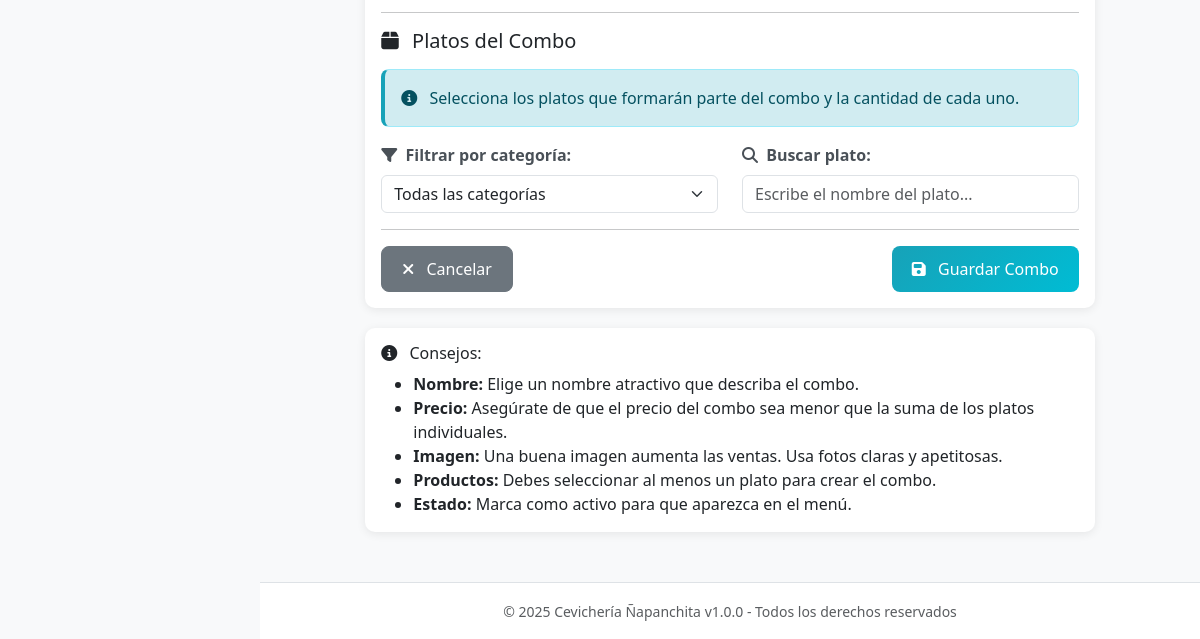
The app's page /index.php?action=combos_crear (signed in, lower part), older data.
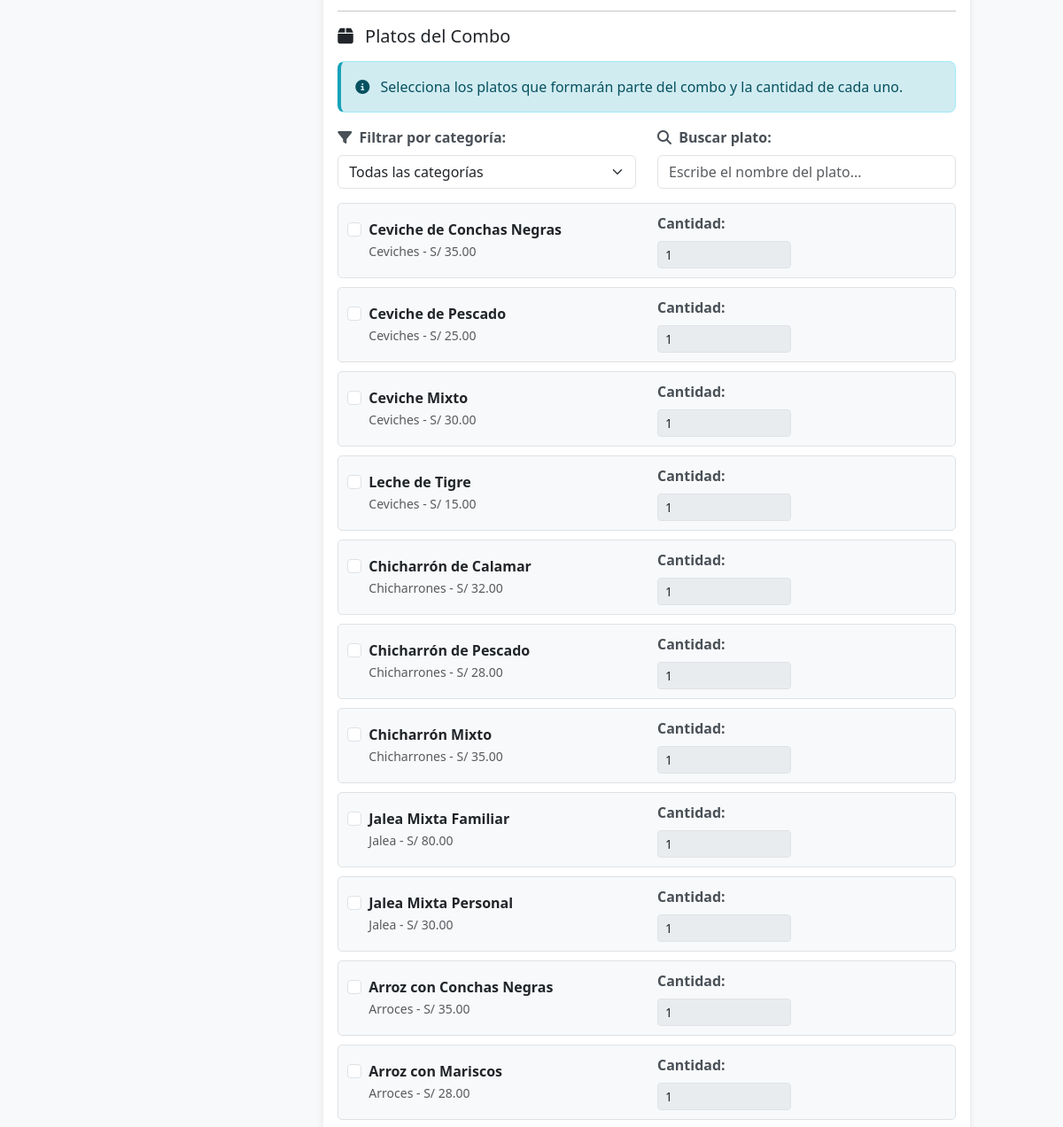
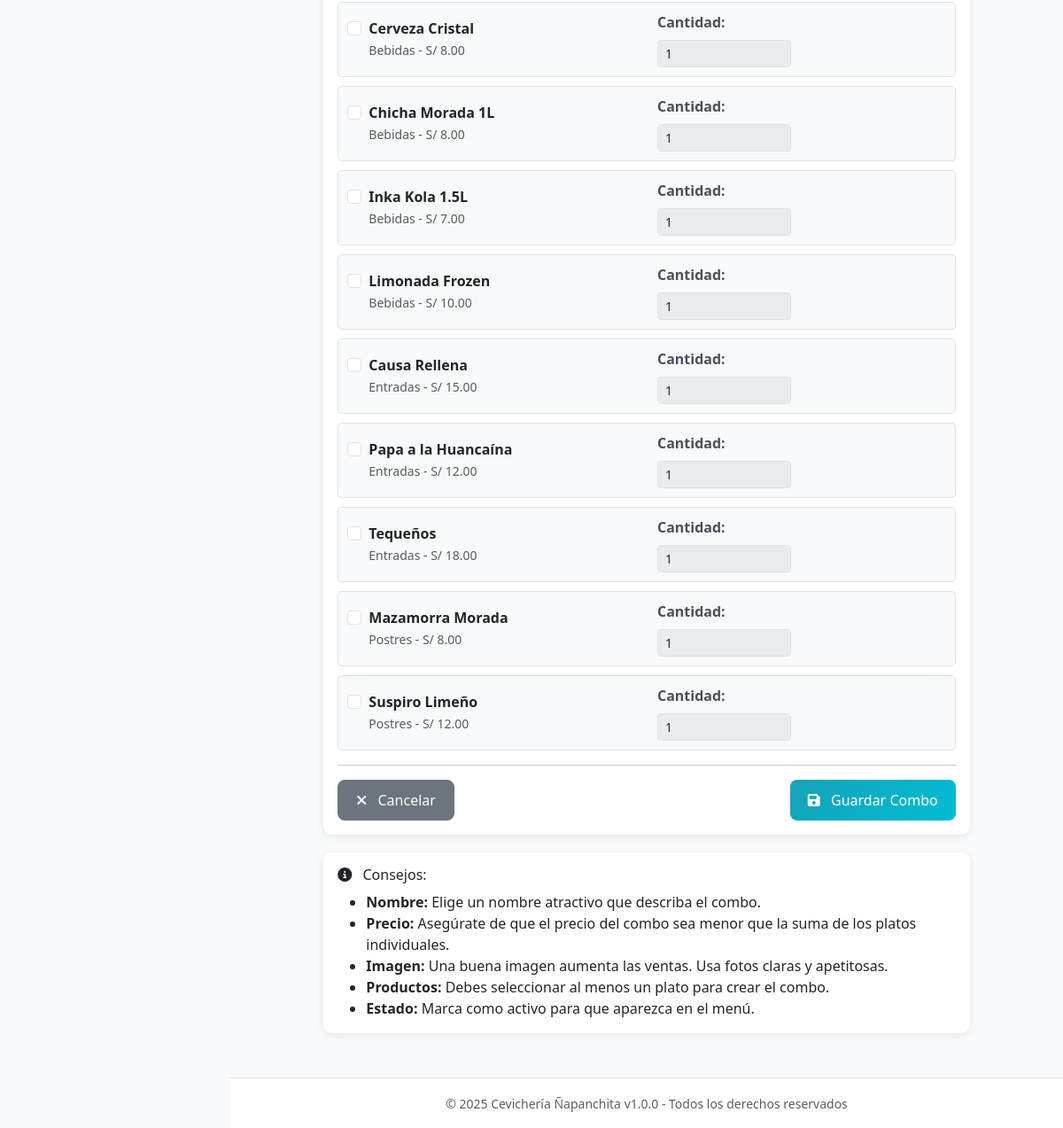
The same page, newer data (2 pictures, top to bottom).
### tables this page shows
CREATE TABLE platos (
    id INT AUTO_INCREMENT PRIMARY KEY,
    categoria_id INT NOT NULL,
    nombre VARCHAR(100) NOT NULL,
    descripcion TEXT,
    precio DECIMAL(10, 2) NOT NULL CHECK (precio > 0),
    imagen_url VARCHAR(255),
    disponible BOOLEAN DEFAULT TRUE,
    fecha_creacion TIMESTAMP DEFAULT CURRENT_TIMESTAMP,
    
    FOREIGN KEY (categoria_id) REFERENCES categorias(id) ON DELETE RESTRICT,
    
    INDEX idx_productos_categoria (categoria_id),
    INDEX idx_productos_disponible (disponible),
    INDEX idx_productos_nombre (nombre)
);

CREATE TABLE categorias (
    id INT AUTO_INCREMENT PRIMARY KEY,
    nombre VARCHAR(50) UNIQUE NOT NULL,
    descripcion TEXT,
    orden INT DEFAULT 0 COMMENT 'Orden de visualizaciÃ³n',
    activo BOOLEAN DEFAULT TRUE,
    
    INDEX idx_categorias_activo (activo),
    INDEX idx_categorias_orden (orden)
);

### controllers/ComboController.php (called while the page is built, shortened)
<?php
require_once __DIR__ . '/../config/database.php';
require_once __DIR__ . '/../models/Plato.php';
class ComboController
{
    private $plato;
    public function __construct()
    {
        $database = new Database();
        $this->db = $database->getConnection();
        $this->plato = new Plato($this->db);
    }
    public function crear()
    {
        $platos = $this->plato->listar();
        require_once __DIR__ . '/../views/combos/crear.php';
    }
}

### config/database.php (called while the page is built, shortened)
<?php
class Database
{
    private $host = "localhost";
    private $db_name = "napanchita_db";
    private $username = "root";
    private $password = "";
    public function getConnection()
    {
        try {
            $this->conn = new PDO(
                "mysql:host=" . $this->host . ";dbname=" . $this->db_name . ";charset=utf8mb4",
                $this->username,
                $this->password
            );
            $this->conn->setAttribute(PDO::ATTR_ERRMODE, PDO::ERRMODE_EXCEPTION);
            $this->conn->setAttribute(PDO::ATTR_EMULATE_PREPARES, false);
            return $this->conn;
        } catch (PDOException $e) {
            echo "Error de conexión: " . $e->getMessage();
            return null;
        }
    }
}

### models/Plato.php (called while the page is built, shortened)
<?php
class Plato
{
    private $conn;
    private $table = "platos";
    public function __construct($db)
    {
        $this->conn = $db;
    }
    public function listar($solo_disponibles = false)
    {
        $query = "SELECT p.*, c.nombre as categoria_nombre
                  FROM " . $this->table . " p
                  LEFT JOIN categorias c ON p.categoria_id = c.id";
        $query .= " ORDER BY c.orden ASC, p.nombre ASC";
        $stmt = $this->conn->prepare($query);
        $stmt->execute();
        return $stmt->fetchAll(PDO::FETCH_ASSOC);
    }
}

### views/combos/crear.php (the view, shortened to what the changed rows need)
<?php
include __DIR__ . '/../layouts/header.php';
?>
<div class="row">
    <div class="col-md-10 offset-md-1">
        <div class="card">
            <div class="card-body">
                <form action="<?php echo BASE_URL; ?>index.php?action=combos_guardar" method="POST" enctype="multipart/form-data" id="formCombo">
                    <div id="productosContainer">
                        <?php foreach ($platos as $prod): ?>
                            <div class="producto-item" data-categoria="<?php echo $prod['categoria_id']; ?>" data-nombre="<?php echo strtolower($prod['nombre']); ?>">
                                <div class="row align-items-center">
                                    <div class="col-md-6">
                                        <div class="form-check">
                                            <input class="form-check-input producto-checkbox" type="checkbox"
                                                id="prod_<?php echo $prod['id']; ?>"
                                                value="<?php echo $prod['id']; ?>"
                                                onchange="toggleCantidad(<?php echo $prod['id']; ?>)">
                                            <label class="form-check-label" for="prod_<?php echo $prod['id']; ?>">
                                                <strong><?php echo htmlspecialchars($prod['nombre']); ?></strong>
                                                <br>
                                                <small class="text-muted"><?php echo htmlspecialchars($prod['categoria_nombre']); ?> - S/ <?php echo number_format($prod['precio'], 2); ?></small>
                                            </label>
                                        </div>
                                    </div>
                                    <div class="col-md-3">
                                        <label for="cant_<?php echo $prod['id']; ?>" class="form-label">Cantidad:</label>
                                        <input type="number" class="form-control form-control-sm cantidad-input"
                                            id="cant_<?php echo $prod['id']; ?>"
                                            name="productos[<?php echo $prod['id']; ?>]"
                                            min="1" value="1" disabled>
                                    </div>
                                </div>
                            </div>
                        <?php endforeach; ?>
                    </div>
                </form>
            </div>
        </div>
    </div>
</div>
<?php
include __DIR__ . '/../layouts/footer.php';
?>

Row changes from the older to the newer data that the page shows:
added platos: nombre "Ceviche de Conchas Negras", categoria.nombre "Ceviches", precio "35.00"
added platos: nombre "Ceviche de Pescado", categoria.nombre "Ceviches", precio "25.00", id "1"
added platos: nombre "Ceviche Mixto", categoria.nombre "Ceviches", precio "30.00"
added platos: nombre "Leche de Tigre", categoria.nombre "Ceviches", precio "15.00"
added platos: nombre "Chicharrón de Calamar", categoria.nombre "Chicharrones", precio "32.00"
added platos: nombre "Chicharrón de Pescado", categoria.nombre "Chicharrones", precio "28.00"
added platos: nombre "Chicharrón Mixto", categoria.nombre "Chicharrones", precio "35.00"
added platos: nombre "Jalea Mixta Familiar", categoria.nombre "Jalea", precio "80.00"
added platos: nombre "Jalea Mixta Personal", categoria.nombre "Jalea", precio "30.00"
added platos: nombre "Arroz con Conchas Negras", categoria.nombre "Arroces", precio "35.00"
added platos: nombre "Arroz con Mariscos", categoria.nombre "Arroces", precio "28.00"
added platos: nombre "Cerveza Cristal", categoria.nombre "Bebidas", precio "8.00"
added platos: nombre "Chicha Morada 1L", categoria.nombre "Bebidas", precio "8.00"
added platos: nombre "Inka Kola 1.5L", categoria.nombre "Bebidas", precio "7.00"
added platos: nombre "Limonada Frozen", categoria.nombre "Bebidas", precio "10.00"
added platos: nombre "Causa Rellena", categoria.nombre "Entradas", precio "15.00"
added platos: nombre "Papa a la Huancaína", categoria.nombre "Entradas", precio "12.00"
added platos: nombre "Tequeños", categoria.nombre "Entradas", precio "18.00"
added platos: nombre "Mazamorra Morada", categoria.nombre "Postres", precio "8.00"
added platos: nombre "Suspiro Limeño", categoria.nombre "Postres", precio "12.00"
